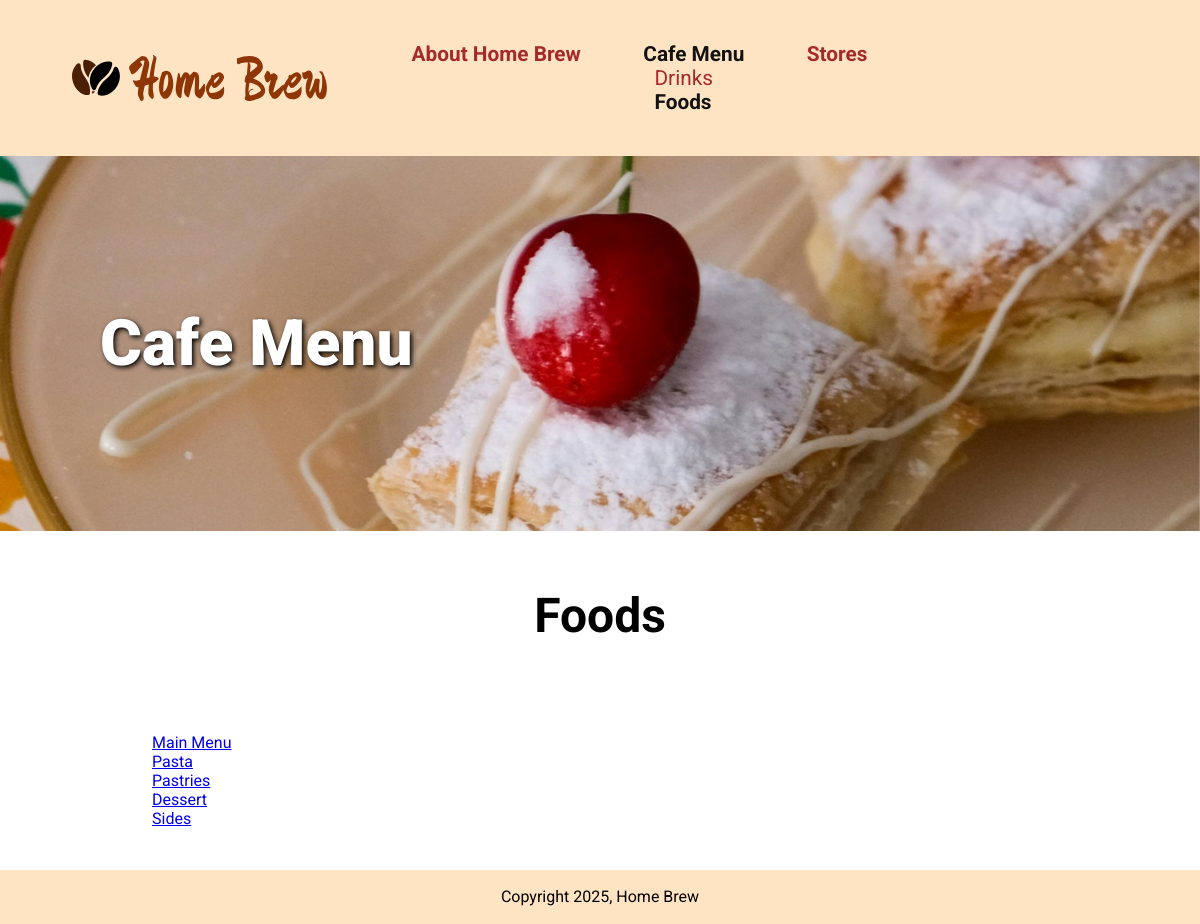
Page /index.php?id=37 on the committed database.
### tables this page shows
CREATE TABLE `subjects` (
  `id` int(11) NOT NULL,
  `menu_name` varchar(255) DEFAULT NULL,
  `position` int(3) DEFAULT NULL,
  `visible` tinyint(1) DEFAULT NULL
);

CREATE TABLE `pages` (
  `id` int(11) NOT NULL,
  `subject_id` int(11) DEFAULT NULL,
  `menu_name` varchar(255) DEFAULT NULL,
  `position` int(3) DEFAULT NULL,
  `visible` tinyint(1) DEFAULT NULL,
  `image` varchar(255) NOT NULL,
  `content` text DEFAULT NULL
);

### private/query_functions.php (called while the page is built, shortened)
<?php
function find_all_subjects($option = [])
{
    global $db;
    $visible = $option['visible'] ?? false;
    $sql = "SELECT * FROM subjects ";
    if ($visible) {
        $sql .= "WHERE visible = true ";
    }
    $sql .= "ORDER BY position ASC";
    $result = mysqli_query($db, $sql);
    return $result;
}
function find_subject_by_id($subject_id, $option = [])
{
    global $db;
    $visible = $option['visible'] ?? false;
    $sql = "SELECT * FROM subjects ";
    $sql .= "WHERE id='" . db_escape($db, $subject_id) . "'";
    if ($visible) {
        $sql .= "AND visible = true ";
    }
    $result = mysqli_query($db, $sql);
    $subject = mysqli_fetch_assoc($result);
    return $subject;
}
function find_page_by_id($page_id, $option = [])
{
    global $db;
    $visible = $option['visible'] ?? false;
    $sql = "SELECT * FROM pages ";
    $sql .= "WHERE id='" . db_escape($db, $page_id) . "' ";
    if ($visible) {
        $sql .= "AND visible = true ";
    }
    $result = mysqli_query($db, $sql);
    $page = mysqli_fetch_assoc($result);
    return $page;
}
function find_pages_by_subject_id($subject_id, $option = [])
{
    global $db;
    $visible = $option['visible'] ?? false;
    $sql = "SELECT * FROM pages ";
    $sql .= "WHERE subject_id='" . db_escape($db, $subject_id) . "' ";
    if ($visible) {
        $sql .= "AND visible = true ";
    }
    $sql .= "ORDER BY position ASC";
    $result = mysqli_query($db, $sql);
    return $result;
}

### private/database.php (called while the page is built, shortened)
<?php
function db_escape($connection, $string)
{
    return mysqli_escape_string($connection, $string);
}

### private/functions.php (called while the page is built, shortened)
<?php
function url_for($script_path)
{
    if ($script_path[0] != '/') {
        $script_path = "/" . $script_path;
    }
    return WWW_ROOT . $script_path;
}
function u($string = "")
{
    return urlencode($string);
}
function h($string = "")
{
    return htmlspecialchars($string);
}
function hu($string = "")
{
    return h(u($string));
}

### public/index.php (the view, shortened to what this page needs)
<?php require_once('../private/initialize.php'); ?>
<?php
$preview =  false;
$visible = !$preview;
if (isset($_GET['id'])) {
  $page_id = $_GET['id'];
  $subject = find_subject_by_id($page_id);
  $page = find_page_by_id($page_id, ['visible' => $visible]);
  $subject_id = $page['subject_id'];
  $subject = find_subject_by_id($subject_id, ['visible' => $visible]);
} else {
}
?>
<?php include(SHARED_PATH . '/public_header.php'); ?>
<main class="main">
  <div class="website-container">
    <?php
    if (isset($page)) {
      $allowed_tags = '<div><img><h1><h2><strong><li><a><ul><br><p>';
    ?>
      <div class="hero" style=" background-image: url(<?php echo url_for('/images/uploaded_image/' . $page['image']) ?>);">
        <h1><?php echo $subject['menu_name'] ?></h1>
      </div>
      <div class="content container">
        <h1 class="page-title"><?php echo $page['menu_name'] ?></h1>
        <p><?php echo nl2br(strip_tags($page['content'], $allowed_tags)); ?></p>
      <?php
    } else {
      include(SHARED_PATH . '/static.php');
    }
      ?>
      </div>
  </div>
</main>
<?php include(SHARED_PATH . '/public_footer.php'); ?>

### private/shared/public_navigation.php (shortened to what this page needs)
<?php
$page_id = $page_id ?? '';
$subject_id = $subject_id ?? '';
$visible = $visible ?? true;
?>
<navigation class="nav">
  <?php $nav_subjects = find_all_subjects(['visible' => $visible]); ?>
  <ul class="nav-list subjects">
    <?php while ($nav_subject = mysqli_fetch_assoc($nav_subjects)) { ?>
      <li class="nav-item <?php if ($nav_subject['id'] === $subject_id) {
                            echo "selected ";
                          } ?>fw-bold">
        <a class="nav-link" href="<?php echo url_for('index.php?subject_id=' . hu($nav_subject['id'])); ?>">
          <?php echo h($nav_subject['menu_name']); ?>
        </a>
        <?php if ($nav_subject['id'] === $subject_id) { ?>
          <?php $nav_pages = find_pages_by_subject_id($nav_subject['id'], ['visible' => $visible]); ?>
          <ul class="nav-list pages">
            <?php while ($nav_page = mysqli_fetch_assoc($nav_pages)) { ?>
              <li class="<?php if ($nav_page['id'] === $page_id) {
                            echo "selected";
                          } ?>">
                <a class="nav-link page-item" href="<?php echo url_for('index.php?id=' . hu($nav_page['id'])); ?>">
                  <?php echo h($nav_page['menu_name']); ?>
                </a>
              </li>
            <?php }
            ?>
          </ul>
        <?php mysqli_free_result($nav_pages);
        } ?>
      </li>
    <?php }
    ?>
  </ul>
</navigation>

### public/stylesheets/public.css (style rules this page uses)
* { box-sizing: border-box; font-size: 16px; font-family: "Roboto", serif; }
.container { width: 80%; max-width: 1100px; margin: 0 auto; }
body { margin: 0; padding: 0; }
header a { display: flex; align-items: center; padding-left: 3em; }
.nav { display: none; }
.main { margin: 0; display: flex; }
.nav { padding: 10px; }
.nav-list { list-style: none; margin-bottom: auto; padding: 0; margin-left: .7em; }
.nav-link { text-decoration: none; color: brown; font-weight: 700; font-size: 1.3em; margin: 0; }
.page-item { font-weight: 400; }
.selected>a { color: #121212; font-weight: bold; }
.nav-item { margin-bottom: 1em; }
.website-container { width: 100%; }
.hero { padding: 150px 100px; background-repeat: no-repeat; background-attachment: fixed; background-position: bottom; background-size: cover; }
.hero h1 { text-shadow: 2px 2px 5px black; font-weight: 900; color: #fff; font-size: 4rem; margin: 0; }
.content { margin: 0 auto; padding: 1.5em 2em; }
.content p { font-size: 1.1em; }
.page-title { font-weight: 700; font-size: 3rem; text-align: center; }
@media (min-width: 700px) { .nav { display: block; } }
@media (min-width: 700px) { .nav-list { display: flex; } }
@media (min-width: 700px) { .pages { display: block; } }

### rows in the picture
subjects: menu_name "About Home Brew"
subjects: menu_name "Cafe Menu"
pages: menu_name "Drinks"
pages: menu_name "Foods", image (picture), content "Main Menu Pasta Pastries Dessert Sides"
subjects: menu_name "Stores"

### other values in the picture
$page_name "Home Brew"
